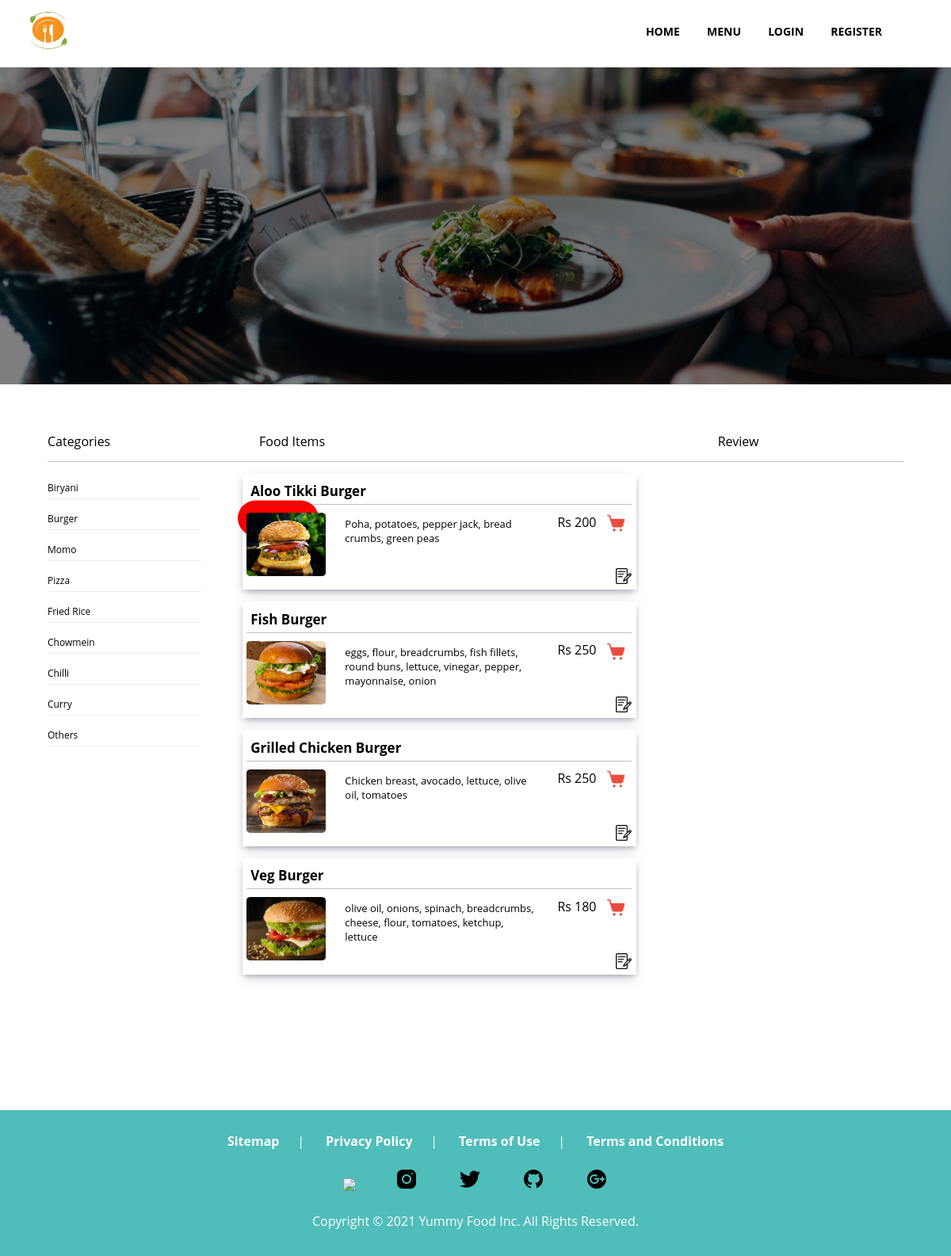
/menu.php?category=2, run on the app's committed database.
### tables this page shows
CREATE TABLE `category` (
  `cid` int(10) NOT NULL,
  `title` varchar(100) NOT NULL,
  `image_name` varchar(255) NOT NULL,
  `featured` varchar(10) NOT NULL,
  `active` varchar(10) NOT NULL
);

CREATE TABLE `food` (
  `fid` int(10) NOT NULL,
  `title` varchar(100) NOT NULL,
  `description` varchar(255) NOT NULL,
  `price` int(10) NOT NULL,
  `image_name` varchar(255) NOT NULL,
  `category_id` int(10) NOT NULL,
  `featured` varchar(10) NOT NULL,
  `active` varchar(10) NOT NULL
);

### menu.php (the view, shortened to what this page needs)
<?php
	include('connect.php');
?>
<!DOCTYPE html>
<html>
<head>
	<link rel="stylesheet" type="text/css" href="style.css">
</head>
<body>
	<section class="header">
		<nav style="height: 7vh ; box-shadow: none;">
			<a href="index.php"><img src="images/logo.png"></a>
			<div class="nav-links">
				<ul>
					<li><a href="index.php">HOME</a> </li>
					<li><a href="menu.php">MENU</a> </li>
					<?php
						if (!isset($_SESSION['email'], $_SESSION['username'])) {
							echo"<li><a href='login.php'>LOGIN</a> </li>
							<li><a href='register.php' >REGISTER</a> </li>";
						}else{
							echo"<li><a href='cart.php'>BAG</a> </li>";
							echo"<li><a href='account.php'>MY ACCOUNT</a> </li>";
							echo"<li><a href='logout.php'>LOGOUT</a> </li>";
						}
					?>
				</ul>
			</div>
		</nav>
	</section>
	<section class="menubody">
		<div class="menubox">
			<img src="images/banner1.jpg">
			<div class="search">
					<input type="text" name="search" id="search" placeholder="Search Menu Items">
			</div>
		</div>
		<div class="menulist">
			<div id="menu-header">
				<span id="span1">Categories</span>
				<span id="span2">Food Items</span>
				<span id="span3">Review</span>
			</div>
			<div class="category-list">
				<div>
					<?php
						$q = "SELECT cid,title FROM category WHERE active='Yes'";
						$res = mysqli_query($con,$q);
		                if(mysqli_num_rows($res)>0){
		                    while ($row = mysqli_fetch_assoc($res)) {
		                    	echo"<button class='categorybtn'>".$row['title']."</button>";
		                    }
	                    }
	                    else{
	                    	echo "No category found.";
	                    }
					?>
				</div>
			</div>
			<div class="food-list">
				<?php
						if(isset($_POST['searchqbtn'])){
							$search=mysqli_real_escape_string($con, $_POST['searchq']);
							echo "<br><p style='margin-left: 17px;'>Search Result for  \" ".$search." \" </p>";
							$q = "SELECT fid,title,description,price,image_name FROM food WHERE active='Yes' AND title LIKE '%$search%' OR description LIKE '%$search%' ";
						}
						elseif (isset($_GET['category'])) {
							$c = $_GET['category'];
							$q = "SELECT fid,title,description,price,image_name FROM food WHERE active='Yes' AND category_id='$c' ORDER BY title";
						}
						else{
							$q = "SELECT fid,title,description,price,image_name FROM food WHERE active='Yes' ORDER BY title ";
						}
						$res = mysqli_query($con,$q);
		                if(mysqli_num_rows($res)>0){
		                    while ($row = mysqli_fetch_assoc($res)) {
		                    	echo"<div class='food-items'>
									<h6 class='title'>".$row['title']."</h6>
									<div class='divimage'>
										<img src='food/".$row['image_name']."'>
									</div>
									<div class='divdesc'>".$row['description']."</div>
									<div class='divprice'>
										<span class='price'>Rs ".$row['price']."</span>&nbsp;&nbsp;
										<a  class='cart'><img src='images/cart.png '></a>
									</div>
									<button class='reviewbtn'><img src='images/review.png' style='height: 20px;'></button>
									<br>
								</div>";
		                    }
	                    }
	                    else{
	                    	echo "<p style='margin-left: 17px;'>No food found.</p>";
	                    }
					?>
			</div>
			<br>
		</div>
	</section>
	<br>
	<br>
	<br>
	<div class="footer">
		<br>
		<div class="wrap text-center">
			<a href="">Sitemap</a>|
			<a href="">Privacy Policy</a>|
			<a href="">Terms of Use</a>|
			<a href="">Terms and Conditions</a>
			<br><br>
			<a href=""> <img src="images/facebook.png"></a>
			<a href=""> <img src="images/instagram.png"></a>
			<a href=""> <img src="images/twitter.png"></a>
			<a href=""> <img src="images/github.png"></a>
			<a href=""> <img src="images/google.png"></a>
			<br><br>
			Copyright © 2021  Yummy Food Inc.  All Rights Reserved.
		</div>
	</div>
</body>
</html>

### style.css (style rules this page uses)
* { margin: 0; padding: 0; font-family:Open Sans,sans-serif; }
html { scroll-behavior: smooth; }
body { overflow-x: hidden; }
nav { display: flex; justify-content: space-between; align-items: center; padding: 1% 6% 1% 2%; margin-bottom: 5px; height: 7vh ; box-shadow: 0 4px 8px 0 rgba(0, 0, 0, 0.2), 0 6px 20px 0 rgba(0, 0, 0, 0.19); }
nav img { height: 60px; width: 70px; }
.nav-links { flex: 1; text-align: right; }
.nav-links ul li { list-style: none; display: inline-block; padding: 0px 15px; position: relative; }
.nav-links ul li a { text-decoration: none; font-size: 14px; color: black; font-weight: bold; }
.nav-links ul li::after { content: ''; width: 0%; height: 3px; background: #f44336; display: block; margin: auto; transition: 0.5s; }
.search { border: 1px solid #ced4da; width: 75%; padding: 1%; border-radius: 30px; }
.search input[type="text"] { height: 40px; width: 80%; font-size: 18px; padding-left: 14px; outline: none; border: none; background: transparent; }
.wrap { padding: 0.5%; width: 95%; margin: 0 auto; }
.text-center { text-align: center; }
.footer a { text-decoration: none; padding: 0 2%; color: white; font-weight: bold; display: inline-block; }
.footer { background-color: #4FBDBA; color: white; height: 23vh; }
.menubox { height: 50vh; background-color: black; }
.menubox img { position: relative; height: 50vh; width: 100%; object-fit: cover; opacity: 0.5; }
.menubox .search { border: 1px solid white; position: absolute; top: 40%; left: 50%; transform: translate(-50%, -50%); padding: 0.5%; width: 50%; }
.menubox input[type="text"]::placeholder { color:white; }
.menubox input[type="text"] { color:white; }
.menulist { width: 90%; margin: 0 auto; height: 100vh; margin-top: 50px; }
#menu-header { position: sticky; top: 0px; z-index: 1; padding: 1% 0%; min-height: 25px; background-color: white; border-bottom: 1px solid rgba(74, 74, 74, 0.35); }
#span1 { padding-right: 17%; }
#span2 { padding-right: 45.5%; }
.category-list { width: 20%; float: left; min-height: 200px; margin-right: 20px; position: sticky; top: 45px; padding-top: 20px; }
.food-list { width: 50%; float: left; min-height: 200px; margin: 0 auto; height: 100vh; overflow-y: auto; }
.category-list button { padding-bottom: 5px; border: none; background: transparent; text-align: left; border-bottom: 1px solid rgba(74, 74, 74, 0.10); width: 90%; margin-bottom: 12px; font-size: 12px; cursor: pointer; }
.food-items { width: 90%; margin: 15px 0px; padding: 1%; margin-left: 10px; position: relative; box-shadow: rgba(50, 50, 93, 0.25) 0px 6px 12px -2px, rgba(0, 0, 0, 0.3) 0px 3px 7px -3px; }
.food-items h6 { font-size: 17px; padding: 5px 0px ; margin-bottom: 10px; padding-left: 1%; border-bottom: 1px solid rgba(74, 74, 74, 0.35); }
.divimage { float: left; width: 15%; }
.divdesc { padding: 5px 0px ; padding-left: 1%; width: 50%; margin: 0 auto; overflow-wrap: break-word; min-height: 60px; font-size: 13px; }
.divprice { float: right; width: 18%; position: absolute; right: 10px; top: 50px; text-align: left; }
.divprice a { cursor: pointer; }
.divimage img, .cart-table img { position: relative; width: 100px; min-height: 80px; object-fit: cover; border-radius: 5%; }
.food-items img { vertical-align: middle; height: 25px; }
.food-items button { float: right; border: none; cursor: pointer; background: transparent; }

### data on the page
category: title "Biryani"
category: title "Burger"
category: title "Momo"
category: title "Pizza"
category: title "Fried Rice"
category: title "Chowmein"
category: title "Chilli"
category: title "Curry"
category: title "Others"
food: title "Aloo Tikki Burger", image_name (picture), description "Poha, potatoes, pepper jack, bread crumbs, green peas", price "200"
food: title "Fish Burger", image_name (picture), description "eggs, flour, breadcrumbs, fish fillets, round buns, lettuce, vinegar, pepper, mayonnaise, onion", price "250"
food: title "Grilled Chicken Burger", image_name (picture), description "Chicken breast, avocado, lettuce, olive oil, tomatoes", price "250"
food: title "Veg Burger", image_name (picture), description "olive oil, onions, spinach, breadcrumbs, cheese, flour, tomatoes, ketchup, lettuce", price "180"
